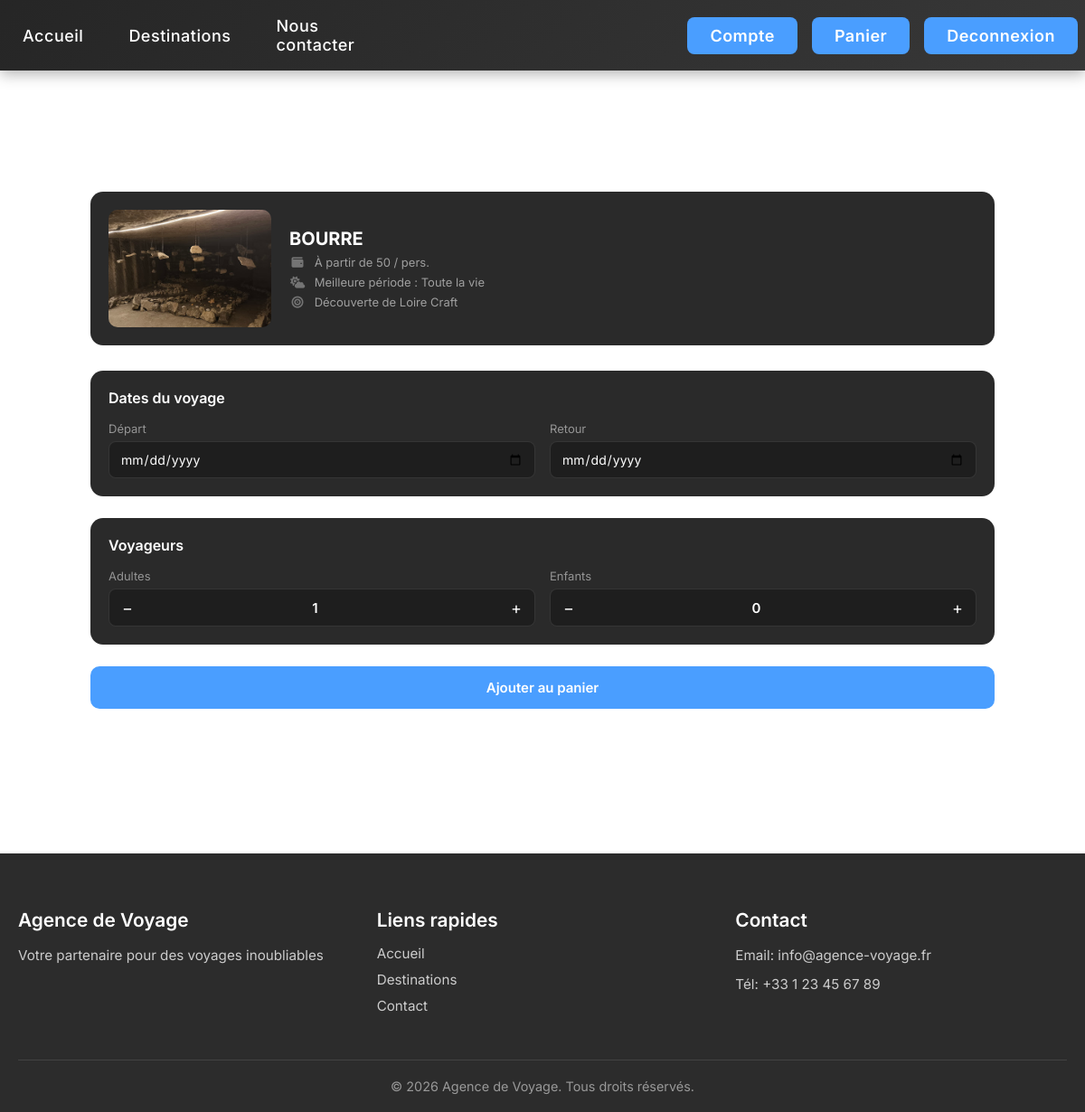
/reservation.php?select=BOURRE (signed in), run on the app's committed database.
### tables this page shows
CREATE TABLE IF NOT EXISTS `voyages` (
  `id` int NOT NULL AUTO_INCREMENT,
  `description` varchar(255) NOT NULL,
  `nom` varchar(50) NOT NULL,
  `image` varchar(50) NOT NULL,
  `prix` smallint NOT NULL,
  `meilleurPeriode` varchar(200) NOT NULL,
  `activite` varchar(255) NOT NULL,
  PRIMARY KEY (`id`),
  UNIQUE KEY `nom` (`nom`)
);

### includes/utils.php (called while the page is built, shortened)
<?php
include "config/pdo.php";
 function getDestinationInfo($destination) {
    $destionationList = getAllDestinations();
    if (isset($destionationList[$destination])) {
        return $destionationList[$destination];
    } else {
        return null;
    }
 }
function getAllDestinations() {
    global $pdo;
    $stmt = $pdo->prepare("SELECT * FROM voyages");
    $stmt->execute();
    $fetch = $stmt->fetchAll(PDO::FETCH_ASSOC);
    $destinations = [];
    foreach ($fetch as $row) {
        $destinations[$row['nom']] = $row;
    }
    return $destinations;
}
?>

### reservation.php (the view, shortened to what this page needs)
<?php
include 'includes/utils.php';
$destination = $_GET["select"] ?? null;
$info = $destination ? getDestinationInfo($destination) : null;
?>
<!DOCTYPE html>
<html lang="fr">
<head>
    <link rel="stylesheet" href="styles/base.css">
    <link rel="stylesheet" href="styles/navigation.css">
    <link rel="stylesheet" href="styles/components.css">
    <link rel="stylesheet" href="styles/forms.css">
    <link rel="stylesheet" href="styles/reservation.css?v=<?php echo time(); ?>">
    <link rel="stylesheet" href="styles/footer.css?v=<?php echo time(); ?>">
</head>
<body>
    <?php include 'includes/header.php'; ?>
    <main class="resa-page">
        <div class="resa-container">
            <h1 class="resa-title">Réservation</h1>
            <div class="resa-summary">
                <img src="<?php echo $info["image"] ?>" alt="<?php echo $info["nom"] ?>">
                <div class="resa-summary-info">
                    <h2 id="nomvoy"><?php echo $info["nom"] ?></h2>
                    <p class="resa-meta"><i class="fa-solid fa-wallet"></i> À partir de <?php echo $info["prix"] ?> / pers.</p>
                    <p class="resa-meta"><i class="fa-solid fa-cloud-sun"></i> Meilleure période : <?php echo $info["meilleurPeriode"] ?></p>
                    <p class="resa-meta"><i class="fa-solid fa-bullseye"></i> <?php echo $info["activite"] ?></p>
                </div>
            </div>
            <form id="resaForm" class="resa-form" onsubmit="return false;">
                <div class="resa-section">
                    <h3>Dates du voyage</h3>
                    <div class="resa-dates">
                        <div class="resa-field">
                            <label for="date-depart">Départ</label>
                            <input type="date" id="date-depart" required>
                        </div>
                        <div class="resa-field">
                            <label for="date-retour">Retour</label>
                            <input type="date" id="date-retour" required>
                        </div>
                    </div>
                </div>
                <div class="resa-section">
                    <h3>Voyageurs</h3>
                    <div class="resa-voyageurs">
                        <div class="resa-field">
                            <label for="adultes">Adultes</label>
                            <div class="resa-counter">
                                <button type="button" onclick="changeCount('adultes', -1)">−</button>
                                <input type="number" id="adultes" value="1" min="1" max="10" readonly>
                                <button type="button" onclick="changeCount('adultes', 1)">+</button>
                            </div>
                        </div>
                        <div class="resa-field">
                            <label for="enfants">Enfants</label>
                            <div class="resa-counter">
                                <button type="button" onclick="changeCount('enfants', -1)">−</button>
                                <input type="number" id="enfants" value="0" min="0" max="10" readonly>
                                <button type="button" onclick="changeCount('enfants', 1)">+</button>
                            </div>
                        </div>
                    </div>
                </div>
                <button type="button" class="resa-pay-btn" onclick="payer()">Ajouter au panier</button>
            </form>
        </div>
    </main>
    <?php include 'includes/footer.php'; ?>
</body>
</html>

### styles/base.css (style rules this page uses)
body { background-image: url("../rsc/image.png"); background-size: cover; background-attachment: fixed; margin: 0; padding: 0; min-height: 100vh; display: flex; flex-direction: column; }

### styles/reservation.css (style rules this page uses)
.resa-page { flex: 1; display: flex; justify-content: center; padding: 40px 20px 80px; }
.resa-container { width: 100%; max-width: 1000px; }
.resa-title { color: #fff; font-family: "Inter", sans-serif; font-size: 28px; font-weight: 700; margin: 0 0 30px; }
.resa-summary { display: flex; gap: 20px; background: #2a2a2a; border-radius: 14px; padding: 20px; margin-bottom: 28px; }
.resa-summary img { width: 180px; height: 130px; object-fit: cover; border-radius: 10px; flex-shrink: 0; }
.resa-summary-info { display: flex; flex-direction: column; justify-content: center; gap: 6px; }
.resa-summary-info h2 { margin: 0; color: #fff; font-family: "Inter", sans-serif; font-size: 20px; font-weight: 700; }
.resa-meta { margin: 0; color: rgba(255, 255, 255, 0.55); font-family: "Inter", sans-serif; font-size: 13px; }
.resa-meta i { width: 18px; text-align: center; margin-right: 6px; color: rgba(255, 255, 255, 0.35); }
.resa-form { display: flex; flex-direction: column; gap: 24px; }
.resa-section { background: #2a2a2a; border-radius: 14px; padding: 20px; }
.resa-section h3 { margin: 0 0 16px; color: #fff; font-family: "Inter", sans-serif; font-size: 16px; font-weight: 600; }
.resa-dates { display: flex; gap: 16px; }
.resa-dates .resa-field { flex: 1; }
.resa-field label { display: block; color: rgba(255, 255, 255, 0.5); font-family: "Inter", sans-serif; font-size: 13px; margin-bottom: 6px; }
.resa-field input[type="date"] { width: 100%; padding: 10px 12px; background: #1e1e1e; border: 1px solid rgba(255, 255, 255, 0.1); border-radius: 8px; color: #fff; font-family: "Inter", sans-serif; font-size: 14px; box-sizing: border-box; }
.resa-voyageurs { display: flex; gap: 16px; }
.resa-voyageurs .resa-field { flex: 1; }
.resa-counter { display: flex; align-items: center; background: #1e1e1e; border: 1px solid rgba(255, 255, 255, 0.1); border-radius: 8px; overflow: hidden; }
.resa-counter button { width: 40px; height: 40px; background: transparent; border: none; color: #fff; font-size: 18px; cursor: pointer; font-family: "Inter", sans-serif; }
.resa-counter input { flex: 1; text-align: center; background: transparent; border: none; color: #fff; font-family: "Inter", sans-serif; font-size: 15px; font-weight: 600; -moz-appearance: textfield; }
.resa-pay-btn { width: 100%; padding: 14px; background: #4a9eff; color: #fff; border: none; border-radius: 10px; font-family: "Inter", sans-serif; font-size: 15px; font-weight: 600; cursor: pointer; transition: background 0.2s; }

### data on the page
voyages: image (picture), nom "BOURRE", prix "50", meilleurPeriode "Toute la vie", activite "Découverte de Loire Craft"
